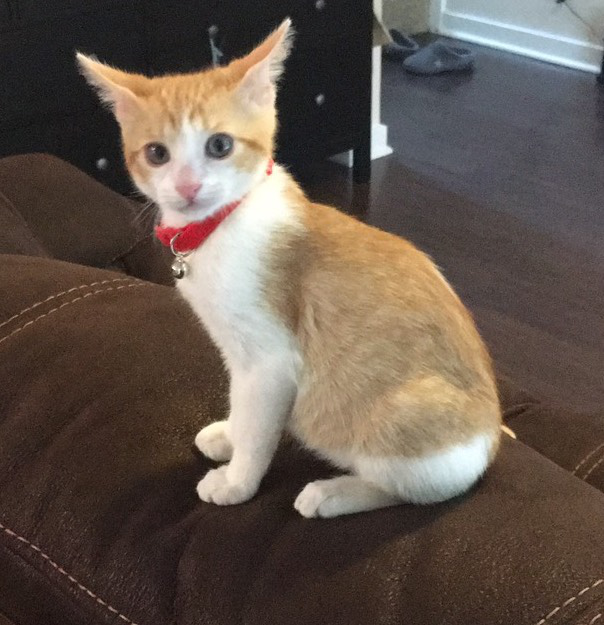
#> input picture coursera/ThePythonImagingLibrary/Kaptain.jpg, 604 x 625 px
$ python exam_week1.py
#> lines starting #> are read from the running program, lines starting #| are printed output that depends on the picture
import PIL
from PIL import Image
from PIL import ImageEnhance

# read image and convert to RGB
image=Image.open("Kaptain.jpg")
#> image is the input picture: PIL image 604x625 RGB; mean R, G, B 100.7, 87.6, 78.1
image=image.convert('RGB')
# build a list of 9 images which have different brightnesses
enhancer=ImageEnhance.Brightness(image)
r,g,b = image.split()
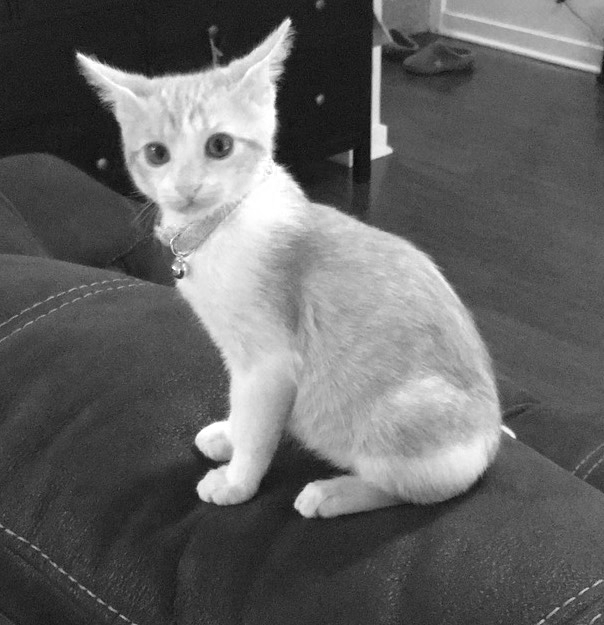
#> r: PIL image 604x625 L; min 8, max 255, mean 100.7
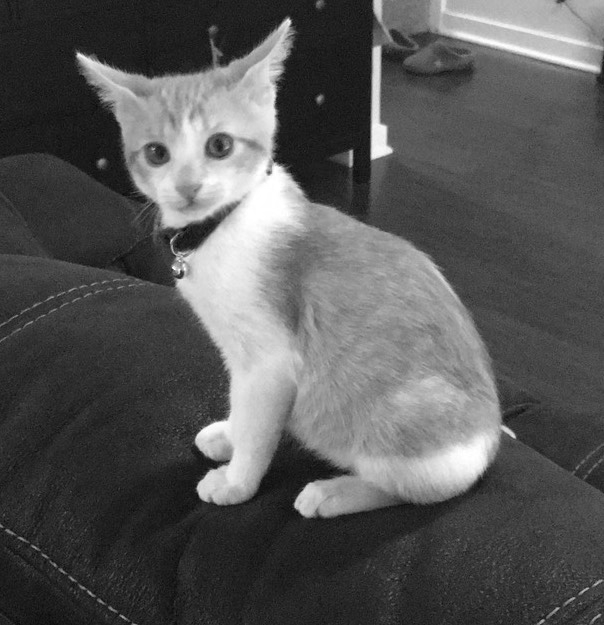
#> g: PIL image 604x625 L; min 7, max 255, mean 87.6
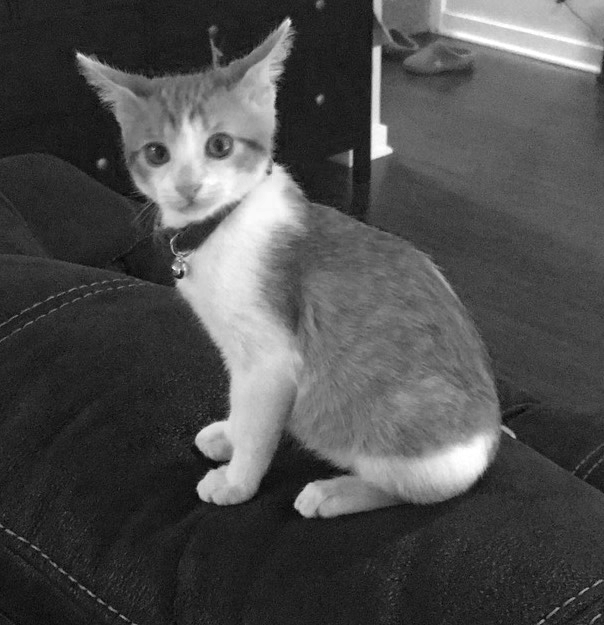
#> b: PIL image 604x625 L; min 1, max 255, mean 78.1
r.show()
g.show()
b.show()


irr= image.getchannel('R')
irr.show()
# enhancer=ImageEnhance.Color(image)

from PIL import ImageFilter

images=[]
for i in range(1, 10):
    print(i/10)
    # image.paste((200, 200, 200), [0, 0, image.size[0], image.size[1]])
    # image.convert('P', palette=Image.ADAPTIVE, colors=256)
    images.append(enhancer.enhance(i/10))
#> after the loop, images = 9 items

# create a contact sheet from different brightnesses
first_image=images[0]
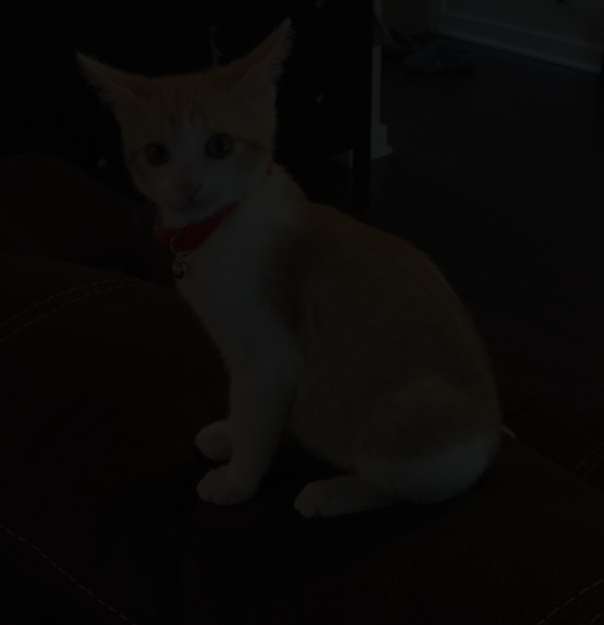
#> first_image: PIL image 604x625 RGB; mean R, G, B 9.6, 8.3, 7.4
contact_sheet=PIL.Image.new(first_image.mode, (first_image.width*3,first_image.height*3))
#> contact_sheet: PIL image 1812x1875 RGB; every value is 0
x=0
y=0

for img in images:
    # Lets paste the current image into the contact sheet
    contact_sheet.paste(img, (x, y) )
    # Now we update our X position. If it is going to be the width of the image, then we set it to 0
    # and update Y as well to point to the next "line" of the contact sheet.
    if x+first_image.width == contact_sheet.width:
        x=0
        y=y+first_image.height
    else:
        x=x+first_image.width
#> this loop made 9 passes
#> (x, y) on passes 3, 6, 9: (0, 625), (0, 1250), (0, 1875)
#> x on passes 1, 2, 4, 5, 7, 8: 604, 1208, 604, 1208, 604, 1208
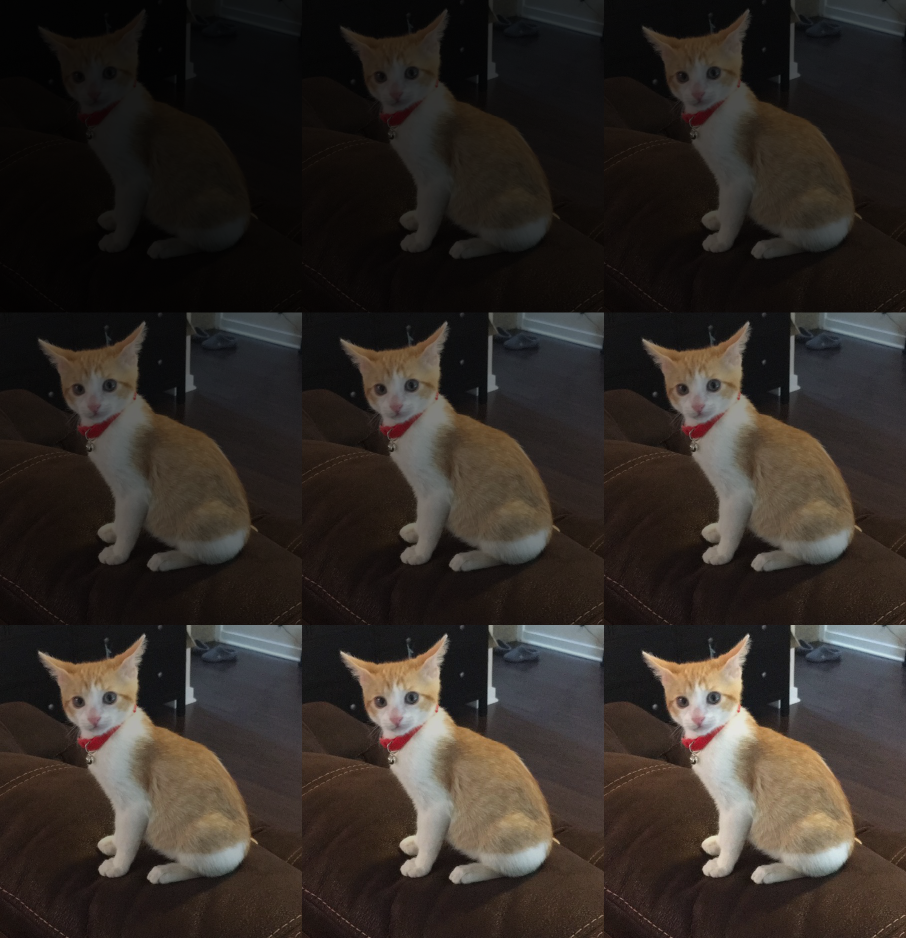
#> contact_sheet: PIL image 1812x1875 RGB (shown at 1/2 size); mean R, G, B 49.9, 43.4, 38.7
#> after the loop, x = 0; y = 1875

# resize and display the contact sheet
contact_sheet = contact_sheet.resize((int(contact_sheet.width/2),int(contact_sheet.height/2) ))
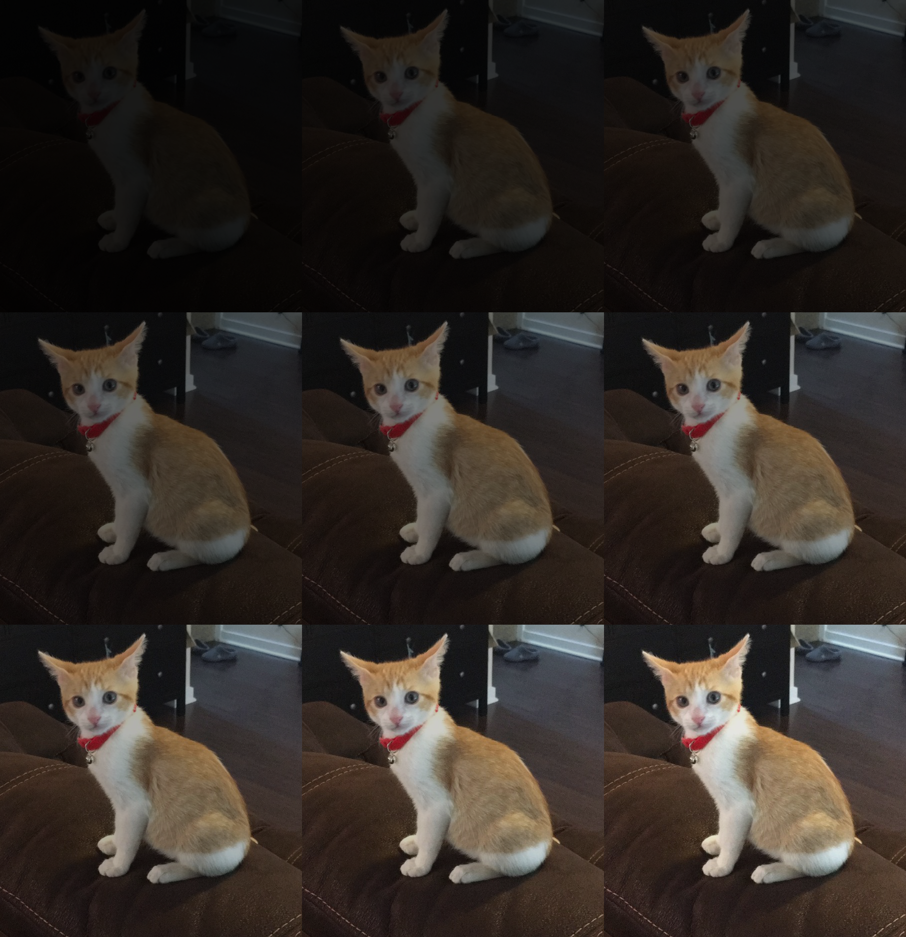
#> contact_sheet: PIL image 906x937 RGB; mean R, G, B 49.9, 43.4, 38.7
contact_sheet.show()
